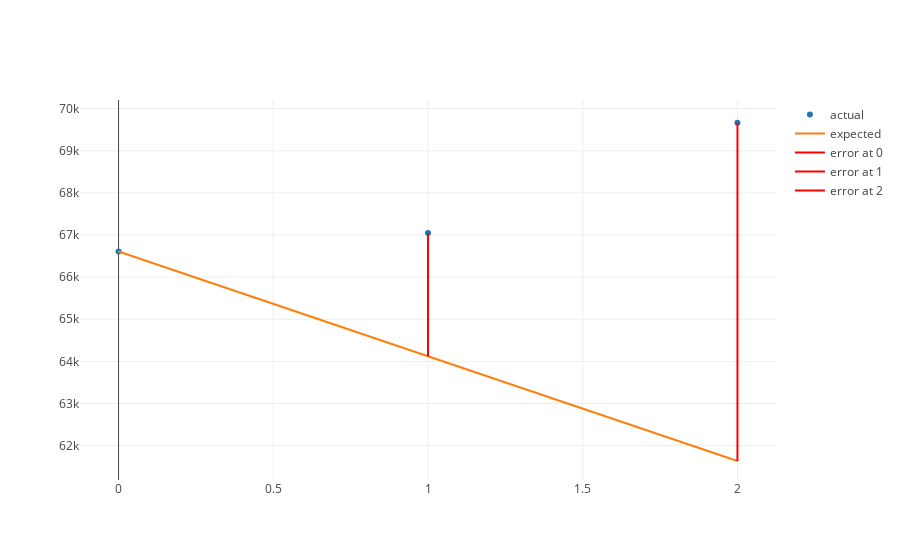

The notebook cell this image was saved under:
### Markdown cell above
In the graph below, we'll zoom in on just our first three points, and see how well our model predicted each datapoint.

### Code cell
from linear_equations import build_regression_line
from graph import m_b_trace, plot, m_b_data, trace_values
from error import error_line_traces

scatter = {'x': months_since_september[0:3], 'y': revenues[0:3], 'mode': 'markers', 'name': 'actual'}
model = build_regression_line(list(range(0, 24)), revenues)
m = -2487.34
b = 66609
y_values = m_b_data(m, b, list(range(0, 24)))['y']

line = trace_values(months_since_september[0:3], y_values[0:3], mode = 'lines', name = 'expected')
error_traces = error_line_traces(months_since_september[0:3], revenues[0:3], m, b)
iplot([scatter, line] + error_traces)

### Figure 1 — Plotly figure (JSON) as saved in the notebook; plotly's stock layout.template omitted (floating-point values rounded to 4 significant figures)
{"data": [{"mode": "markers", "name": "actual", "type": "scatter", "uid": "17652f1a-cfa9-44de-83a1-8f893bb2606a", "x": [0, 1, 2], "y": [66609, 67048, 69664]}, {"mode": "lines", "name": "expected", "text": [], "type": "scatter", "uid": "11c44fde-63e1-4ee6-96e4-efa0f4b4b0ac", "x": [0, 1, 2], "y": [66609, 64120.0, 61630.0]}, {"marker": {"color": "red"}, "mode": "lines", "name": "error at 0", "text": ["0.0"], "textposition": "top right", "type": "scatter", "uid": "b874176a-0128-4bac-be7e-4c3e543ecce0", "x": [0, 0], "y": [66609, 66609]}, {"marker": {"color": "red"}, "mode": "lines", "name": "error at 1", "text": ["2926.3399999999965"], "textposition": "top right", "type": "scatter", "uid": "26a9562c-8292-47da-8129-96c61b759152", "x": [1, 1], "y": [67048, 64120.0]}, {"marker": {"color": "red"}, "mode": "lines", "name": "error at 2", "text": ["8029.68"], "textposition": "top right", "type": "scatter", "uid": "af8e3f8a-8401-47e8-85f2-f10c7c94d7a5", "x": [2, 2], "y": [69664, 61630.0]}], "layout": {"autosize": true, "xaxis": {"autorange": true, "range": [-0.1234, 2.123], "type": "linear"}, "yaxis": {"autorange": true, "range": [61180.0, 70240.0], "type": "linear"}}}
